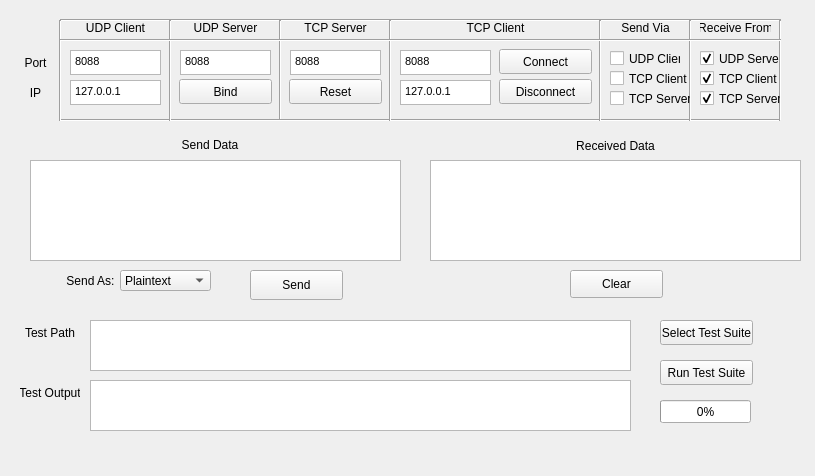
<?xml version="1.0" encoding="UTF-8"?>
<ui version="4.0">
 <class>MainWindow</class>
 <widget class="QMainWindow" name="MainWindow">
  <property name="enabled">
   <bool>true</bool>
  </property>
  <property name="geometry">
   <rect>
    <x>0</x>
    <y>0</y>
    <width>815</width>
    <height>476</height>
   </rect>
  </property>
  <property name="windowTitle">
   <string>Connection Tester</string>
  </property>
  <widget class="QWidget" name="centralWidget">
   <widget class="QPushButton" name="sendMSG">
    <property name="geometry">
     <rect>
      <x>250</x>
      <y>270</y>
      <width>93</width>
      <height>30</height>
     </rect>
    </property>
    <property name="text">
     <string>Send</string>
    </property>
   </widget>
   <widget class="QLabel" name="recvLabel">
    <property name="geometry">
     <rect>
      <x>570</x>
      <y>130</y>
      <width>91</width>
      <height>31</height>
     </rect>
    </property>
    <property name="text">
     <string>Received Data</string>
    </property>
    <property name="alignment">
     <set>Qt::AlignCenter</set>
    </property>
   </widget>
   <widget class="QLabel" name="msgLabel">
    <property name="geometry">
     <rect>
      <x>180</x>
      <y>124</y>
      <width>60</width>
      <height>41</height>
     </rect>
    </property>
    <property name="text">
     <string>Send Data</string>
    </property>
    <property name="alignment">
     <set>Qt::AlignCenter</set>
    </property>
   </widget>
   <widget class="QTextEdit" name="cTCP_ipEdit">
    <property name="geometry">
     <rect>
      <x>400</x>
      <y>80</y>
      <width>91</width>
      <height>25</height>
     </rect>
    </property>
    <property name="html">
     <string>&lt;!DOCTYPE HTML PUBLIC &quot;-//W3C//DTD HTML 4.0//EN&quot; &quot;http://www.w3.org/TR/REC-html40/strict.dtd&quot;&gt;
&lt;html&gt;&lt;head&gt;&lt;meta name=&quot;qrichtext&quot; content=&quot;1&quot; /&gt;&lt;style type=&quot;text/css&quot;&gt;
p, li { white-space: pre-wrap; }
&lt;/style&gt;&lt;/head&gt;&lt;body style=&quot; font-family:'MS Shell Dlg 2'; font-size:8.25pt; font-weight:400; font-style:normal;&quot;&gt;
&lt;p style=&quot; margin-top:0px; margin-bottom:0px; margin-left:0px; margin-right:0px; -qt-block-indent:0; text-indent:0px;&quot;&gt;127.0.0.1&lt;/p&gt;&lt;/body&gt;&lt;/html&gt;</string>
    </property>
   </widget>
   <widget class="QLabel" name="serv_ip_Label">
    <property name="geometry">
     <rect>
      <x>20</x>
      <y>80</y>
      <width>31</width>
      <height>25</height>
     </rect>
    </property>
    <property name="text">
     <string>IP</string>
    </property>
    <property name="alignment">
     <set>Qt::AlignCenter</set>
    </property>
   </widget>
   <widget class="QPushButton" name="clearRECV">
    <property name="geometry">
     <rect>
      <x>570</x>
      <y>270</y>
      <width>93</width>
      <height>28</height>
     </rect>
    </property>
    <property name="text">
     <string>Clear</string>
    </property>
   </widget>
   <widget class="QPushButton" name="cTCP_Connect">
    <property name="geometry">
     <rect>
      <x>499</x>
      <y>49</y>
      <width>93</width>
      <height>25</height>
     </rect>
    </property>
    <property name="text">
     <string>Connect</string>
    </property>
   </widget>
   <widget class="QLabel" name="infoLabel">
    <property name="geometry">
     <rect>
      <x>50</x>
      <y>440</y>
      <width>691</width>
      <height>21</height>
     </rect>
    </property>
    <property name="text">
     <string/>
    </property>
    <property name="alignment">
     <set>Qt::AlignCenter</set>
    </property>
   </widget>
   <widget class="QTextEdit" name="cTCP_PortEdit">
    <property name="geometry">
     <rect>
      <x>400</x>
      <y>50</y>
      <width>91</width>
      <height>25</height>
     </rect>
    </property>
    <property name="html">
     <string>&lt;!DOCTYPE HTML PUBLIC &quot;-//W3C//DTD HTML 4.0//EN&quot; &quot;http://www.w3.org/TR/REC-html40/strict.dtd&quot;&gt;
&lt;html&gt;&lt;head&gt;&lt;meta name=&quot;qrichtext&quot; content=&quot;1&quot; /&gt;&lt;style type=&quot;text/css&quot;&gt;
p, li { white-space: pre-wrap; }
&lt;/style&gt;&lt;/head&gt;&lt;body style=&quot; font-family:'MS Shell Dlg 2'; font-size:8.25pt; font-weight:400; font-style:normal;&quot;&gt;
&lt;p style=&quot; margin-top:0px; margin-bottom:0px; margin-left:0px; margin-right:0px; -qt-block-indent:0; text-indent:0px;&quot;&gt;8088&lt;/p&gt;&lt;/body&gt;&lt;/html&gt;</string>
    </property>
   </widget>
   <widget class="QLabel" name="serv_port_Label">
    <property name="geometry">
     <rect>
      <x>20</x>
      <y>50</y>
      <width>31</width>
      <height>25</height>
     </rect>
    </property>
    <property name="text">
     <string>Port</string>
    </property>
    <property name="alignment">
     <set>Qt::AlignCenter</set>
    </property>
   </widget>
   <widget class="QPushButton" name="cTCP_Disconnect">
    <property name="geometry">
     <rect>
      <x>499</x>
      <y>79</y>
      <width>93</width>
      <height>25</height>
     </rect>
    </property>
    <property name="text">
     <string>Disconnect</string>
    </property>
   </widget>
   <widget class="QPushButton" name="runTestSuite">
    <property name="geometry">
     <rect>
      <x>660</x>
      <y>360</y>
      <width>93</width>
      <height>25</height>
     </rect>
    </property>
    <property name="text">
     <string>Run Test Suite</string>
    </property>
   </widget>
   <widget class="QTextEdit" name="testPathEdit">
    <property name="geometry">
     <rect>
      <x>90</x>
      <y>320</y>
      <width>541</width>
      <height>51</height>
     </rect>
    </property>
   </widget>
   <widget class="QPushButton" name="selectTestSuite">
    <property name="geometry">
     <rect>
      <x>660</x>
      <y>320</y>
      <width>93</width>
      <height>25</height>
     </rect>
    </property>
    <property name="text">
     <string>Select Test Suite</string>
    </property>
   </widget>
   <widget class="QLabel" name="test_Label">
    <property name="geometry">
     <rect>
      <x>20</x>
      <y>320</y>
      <width>60</width>
      <height>25</height>
     </rect>
    </property>
    <property name="text">
     <string>Test Path</string>
    </property>
    <property name="alignment">
     <set>Qt::AlignCenter</set>
    </property>
   </widget>
   <widget class="QProgressBar" name="testProgress">
    <property name="geometry">
     <rect>
      <x>660</x>
      <y>400</y>
      <width>91</width>
      <height>23</height>
     </rect>
    </property>
    <property name="value">
     <number>0</number>
    </property>
   </widget>
   <widget class="QTextEdit" name="testOut">
    <property name="geometry">
     <rect>
      <x>90</x>
      <y>380</y>
      <width>541</width>
      <height>51</height>
     </rect>
    </property>
    <property name="readOnly">
     <bool>true</bool>
    </property>
   </widget>
   <widget class="QLabel" name="test_Label_2">
    <property name="geometry">
     <rect>
      <x>20</x>
      <y>380</y>
      <width>60</width>
      <height>25</height>
     </rect>
    </property>
    <property name="text">
     <string>Test Output</string>
    </property>
    <property name="alignment">
     <set>Qt::AlignCenter</set>
    </property>
   </widget>
   <widget class="Line" name="line">
    <property name="geometry">
     <rect>
      <x>60</x>
      <y>10</y>
      <width>721</width>
      <height>20</height>
     </rect>
    </property>
    <property name="orientation">
     <enum>Qt::Horizontal</enum>
    </property>
   </widget>
   <widget class="Line" name="line_2">
    <property name="geometry">
     <rect>
      <x>270</x>
      <y>20</y>
      <width>20</width>
      <height>101</height>
     </rect>
    </property>
    <property name="orientation">
     <enum>Qt::Vertical</enum>
    </property>
   </widget>
   <widget class="Line" name="line_3">
    <property name="geometry">
     <rect>
      <x>60</x>
      <y>110</y>
      <width>721</width>
      <height>20</height>
     </rect>
    </property>
    <property name="orientation">
     <enum>Qt::Horizontal</enum>
    </property>
   </widget>
   <widget class="Line" name="line_4">
    <property name="geometry">
     <rect>
      <x>380</x>
      <y>20</y>
      <width>20</width>
      <height>101</height>
     </rect>
    </property>
    <property name="orientation">
     <enum>Qt::Vertical</enum>
    </property>
   </widget>
   <widget class="QTextEdit" name="cUDP_ipEdit">
    <property name="geometry">
     <rect>
      <x>70</x>
      <y>80</y>
      <width>91</width>
      <height>25</height>
     </rect>
    </property>
    <property name="html">
     <string>&lt;!DOCTYPE HTML PUBLIC &quot;-//W3C//DTD HTML 4.0//EN&quot; &quot;http://www.w3.org/TR/REC-html40/strict.dtd&quot;&gt;
&lt;html&gt;&lt;head&gt;&lt;meta name=&quot;qrichtext&quot; content=&quot;1&quot; /&gt;&lt;style type=&quot;text/css&quot;&gt;
p, li { white-space: pre-wrap; }
&lt;/style&gt;&lt;/head&gt;&lt;body style=&quot; font-family:'MS Shell Dlg 2'; font-size:8.25pt; font-weight:400; font-style:normal;&quot;&gt;
&lt;p style=&quot; margin-top:0px; margin-bottom:0px; margin-left:0px; margin-right:0px; -qt-block-indent:0; text-indent:0px;&quot;&gt;127.0.0.1&lt;/p&gt;&lt;/body&gt;&lt;/html&gt;</string>
    </property>
   </widget>
   <widget class="QTextEdit" name="cUDP_PortEdit">
    <property name="geometry">
     <rect>
      <x>70</x>
      <y>50</y>
      <width>91</width>
      <height>25</height>
     </rect>
    </property>
    <property name="html">
     <string>&lt;!DOCTYPE HTML PUBLIC &quot;-//W3C//DTD HTML 4.0//EN&quot; &quot;http://www.w3.org/TR/REC-html40/strict.dtd&quot;&gt;
&lt;html&gt;&lt;head&gt;&lt;meta name=&quot;qrichtext&quot; content=&quot;1&quot; /&gt;&lt;style type=&quot;text/css&quot;&gt;
p, li { white-space: pre-wrap; }
&lt;/style&gt;&lt;/head&gt;&lt;body style=&quot; font-family:'MS Shell Dlg 2'; font-size:8.25pt; font-weight:400; font-style:normal;&quot;&gt;
&lt;p style=&quot; margin-top:0px; margin-bottom:0px; margin-left:0px; margin-right:0px; -qt-block-indent:0; text-indent:0px;&quot;&gt;8088&lt;/p&gt;&lt;/body&gt;&lt;/html&gt;</string>
    </property>
   </widget>
   <widget class="Line" name="line_7">
    <property name="geometry">
     <rect>
      <x>50</x>
      <y>20</y>
      <width>20</width>
      <height>101</height>
     </rect>
    </property>
    <property name="orientation">
     <enum>Qt::Vertical</enum>
    </property>
   </widget>
   <widget class="QCheckBox" name="cUDP_SCheck">
    <property name="geometry">
     <rect>
      <x>610</x>
      <y>50</y>
      <width>71</width>
      <height>17</height>
     </rect>
    </property>
    <property name="text">
     <string>UDP Client</string>
    </property>
   </widget>
   <widget class="QCheckBox" name="cTCP_SCheck">
    <property name="geometry">
     <rect>
      <x>610</x>
      <y>70</y>
      <width>81</width>
      <height>17</height>
     </rect>
    </property>
    <property name="text">
     <string>TCP Client</string>
    </property>
   </widget>
   <widget class="QLabel" name="SSelectLabel">
    <property name="geometry">
     <rect>
      <x>610</x>
      <y>20</y>
      <width>71</width>
      <height>16</height>
     </rect>
    </property>
    <property name="text">
     <string>Send Via</string>
    </property>
    <property name="alignment">
     <set>Qt::AlignCenter</set>
    </property>
   </widget>
   <widget class="Line" name="line_5">
    <property name="geometry">
     <rect>
      <x>680</x>
      <y>20</y>
      <width>20</width>
      <height>101</height>
     </rect>
    </property>
    <property name="orientation">
     <enum>Qt::Vertical</enum>
    </property>
   </widget>
   <widget class="QLabel" name="sendAsLabel">
    <property name="geometry">
     <rect>
      <x>60</x>
      <y>270</y>
      <width>61</width>
      <height>21</height>
     </rect>
    </property>
    <property name="text">
     <string>Send As:</string>
    </property>
    <property name="alignment">
     <set>Qt::AlignCenter</set>
    </property>
   </widget>
   <widget class="QComboBox" name="sendAsSelect">
    <property name="geometry">
     <rect>
      <x>120</x>
      <y>270</y>
      <width>91</width>
      <height>21</height>
     </rect>
    </property>
    <item>
     <property name="text">
      <string>Plaintext</string>
     </property>
    </item>
    <item>
     <property name="text">
      <string>Byte Array</string>
     </property>
    </item>
   </widget>
   <widget class="QPushButton" name="sUDP_Bind">
    <property name="geometry">
     <rect>
      <x>179</x>
      <y>79</y>
      <width>93</width>
      <height>25</height>
     </rect>
    </property>
    <property name="text">
     <string>Bind</string>
    </property>
   </widget>
   <widget class="Line" name="line_6">
    <property name="geometry">
     <rect>
      <x>160</x>
      <y>20</y>
      <width>20</width>
      <height>101</height>
     </rect>
    </property>
    <property name="orientation">
     <enum>Qt::Vertical</enum>
    </property>
   </widget>
   <widget class="QLabel" name="cUDP_Label">
    <property name="geometry">
     <rect>
      <x>70</x>
      <y>20</y>
      <width>91</width>
      <height>16</height>
     </rect>
    </property>
    <property name="text">
     <string>UDP Client</string>
    </property>
    <property name="alignment">
     <set>Qt::AlignCenter</set>
    </property>
   </widget>
   <widget class="QLabel" name="sUDP_Label">
    <property name="geometry">
     <rect>
      <x>180</x>
      <y>20</y>
      <width>91</width>
      <height>16</height>
     </rect>
    </property>
    <property name="text">
     <string>UDP Server</string>
    </property>
    <property name="alignment">
     <set>Qt::AlignCenter</set>
    </property>
   </widget>
   <widget class="QLabel" name="cTCP_Label">
    <property name="geometry">
     <rect>
      <x>450</x>
      <y>20</y>
      <width>91</width>
      <height>16</height>
     </rect>
    </property>
    <property name="text">
     <string>TCP Client</string>
    </property>
    <property name="alignment">
     <set>Qt::AlignCenter</set>
    </property>
   </widget>
   <widget class="QLabel" name="sTCP_Label">
    <property name="geometry">
     <rect>
      <x>290</x>
      <y>20</y>
      <width>91</width>
      <height>16</height>
     </rect>
    </property>
    <property name="text">
     <string>TCP Server</string>
    </property>
    <property name="alignment">
     <set>Qt::AlignCenter</set>
    </property>
   </widget>
   <widget class="Line" name="line_8">
    <property name="geometry">
     <rect>
      <x>590</x>
      <y>20</y>
      <width>20</width>
      <height>101</height>
     </rect>
    </property>
    <property name="orientation">
     <enum>Qt::Vertical</enum>
    </property>
   </widget>
   <widget class="QCheckBox" name="sTCP_SCheck">
    <property name="geometry">
     <rect>
      <x>610</x>
      <y>90</y>
      <width>81</width>
      <height>17</height>
     </rect>
    </property>
    <property name="text">
     <string>TCP Server</string>
    </property>
   </widget>
   <widget class="QTextEdit" name="sTCP_PortEdit">
    <property name="geometry">
     <rect>
      <x>290</x>
      <y>50</y>
      <width>91</width>
      <height>25</height>
     </rect>
    </property>
    <property name="html">
     <string>&lt;!DOCTYPE HTML PUBLIC &quot;-//W3C//DTD HTML 4.0//EN&quot; &quot;http://www.w3.org/TR/REC-html40/strict.dtd&quot;&gt;
&lt;html&gt;&lt;head&gt;&lt;meta name=&quot;qrichtext&quot; content=&quot;1&quot; /&gt;&lt;style type=&quot;text/css&quot;&gt;
p, li { white-space: pre-wrap; }
&lt;/style&gt;&lt;/head&gt;&lt;body style=&quot; font-family:'MS Shell Dlg 2'; font-size:8.25pt; font-weight:400; font-style:normal;&quot;&gt;
&lt;p style=&quot; margin-top:0px; margin-bottom:0px; margin-left:0px; margin-right:0px; -qt-block-indent:0; text-indent:0px;&quot;&gt;8088&lt;/p&gt;&lt;/body&gt;&lt;/html&gt;</string>
    </property>
   </widget>
   <widget class="QTextEdit" name="sUDP_PortEdit">
    <property name="geometry">
     <rect>
      <x>180</x>
      <y>50</y>
      <width>91</width>
      <height>25</height>
     </rect>
    </property>
    <property name="html">
     <string>&lt;!DOCTYPE HTML PUBLIC &quot;-//W3C//DTD HTML 4.0//EN&quot; &quot;http://www.w3.org/TR/REC-html40/strict.dtd&quot;&gt;
&lt;html&gt;&lt;head&gt;&lt;meta name=&quot;qrichtext&quot; content=&quot;1&quot; /&gt;&lt;style type=&quot;text/css&quot;&gt;
p, li { white-space: pre-wrap; }
&lt;/style&gt;&lt;/head&gt;&lt;body style=&quot; font-family:'MS Shell Dlg 2'; font-size:8.25pt; font-weight:400; font-style:normal;&quot;&gt;
&lt;p style=&quot; margin-top:0px; margin-bottom:0px; margin-left:0px; margin-right:0px; -qt-block-indent:0; text-indent:0px;&quot;&gt;8088&lt;/p&gt;&lt;/body&gt;&lt;/html&gt;</string>
    </property>
   </widget>
   <widget class="QPushButton" name="sTCP_Reset">
    <property name="geometry">
     <rect>
      <x>289</x>
      <y>79</y>
      <width>93</width>
      <height>25</height>
     </rect>
    </property>
    <property name="text">
     <string>Reset</string>
    </property>
   </widget>
   <widget class="QCheckBox" name="sUDP_RCheck">
    <property name="geometry">
     <rect>
      <x>700</x>
      <y>50</y>
      <width>81</width>
      <height>17</height>
     </rect>
    </property>
    <property name="text">
     <string>UDP Server</string>
    </property>
    <property name="checked">
     <bool>true</bool>
    </property>
   </widget>
   <widget class="Line" name="line_9">
    <property name="geometry">
     <rect>
      <x>770</x>
      <y>20</y>
      <width>20</width>
      <height>101</height>
     </rect>
    </property>
    <property name="orientation">
     <enum>Qt::Vertical</enum>
    </property>
   </widget>
   <widget class="QCheckBox" name="cTCP_RCheck">
    <property name="geometry">
     <rect>
      <x>700</x>
      <y>70</y>
      <width>81</width>
      <height>17</height>
     </rect>
    </property>
    <property name="text">
     <string>TCP Client</string>
    </property>
    <property name="checked">
     <bool>true</bool>
    </property>
   </widget>
   <widget class="QLabel" name="RSelectLabel">
    <property name="geometry">
     <rect>
      <x>700</x>
      <y>20</y>
      <width>71</width>
      <height>16</height>
     </rect>
    </property>
    <property name="text">
     <string>Receive From</string>
    </property>
    <property name="alignment">
     <set>Qt::AlignCenter</set>
    </property>
   </widget>
   <widget class="QCheckBox" name="sTCP_RCheck">
    <property name="geometry">
     <rect>
      <x>700</x>
      <y>90</y>
      <width>81</width>
      <height>17</height>
     </rect>
    </property>
    <property name="text">
     <string>TCP Server</string>
    </property>
    <property name="checked">
     <bool>true</bool>
    </property>
   </widget>
   <widget class="Line" name="line_10">
    <property name="geometry">
     <rect>
      <x>60</x>
      <y>30</y>
      <width>721</width>
      <height>20</height>
     </rect>
    </property>
    <property name="orientation">
     <enum>Qt::Horizontal</enum>
    </property>
   </widget>
   <widget class="QPlainTextEdit" name="recvData">
    <property name="geometry">
     <rect>
      <x>430</x>
      <y>160</y>
      <width>371</width>
      <height>101</height>
     </rect>
    </property>
    <property name="undoRedoEnabled">
     <bool>false</bool>
    </property>
    <property name="readOnly">
     <bool>true</bool>
    </property>
   </widget>
   <widget class="QPlainTextEdit" name="msgEdit">
    <property name="geometry">
     <rect>
      <x>30</x>
      <y>160</y>
      <width>371</width>
      <height>101</height>
     </rect>
    </property>
   </widget>
  </widget>
 </widget>
 <layoutdefault spacing="6" margin="11"/>
 <resources/>
 <connections/>
</ui>
